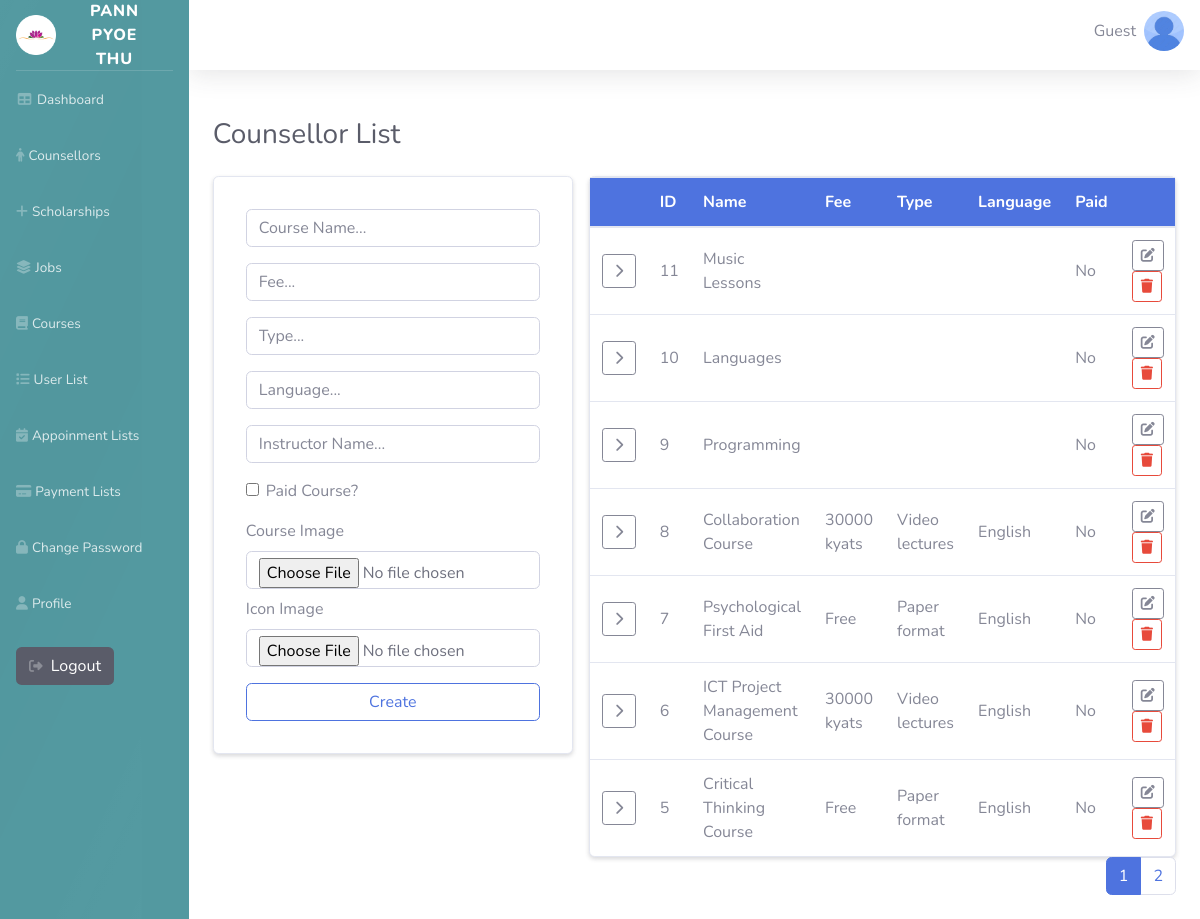
/Admin/Courses/list.php, run on the app's committed database.
### tables this page shows
CREATE TABLE `course_tbl` (
  `course_id` int(11) NOT NULL,
  `course_name` varchar(255) NOT NULL,
  `fee` varchar(50) DEFAULT NULL,
  `type` varchar(100) DEFAULT NULL,
  `language` varchar(20) DEFAULT NULL,
  `paid_status` tinyint(1) NOT NULL,
  `instructor_name` varchar(255) DEFAULT NULL,
  `image_url` varchar(255) DEFAULT NULL,
  `icon_url` varchar(255) DEFAULT NULL,
  `is_popular` tinyint(1) DEFAULT 0,
  `is_upcoming` tinyint(1) DEFAULT 0,
  `most_popular` tinyint(1) DEFAULT 0
);

### Admin/Courses/list.php (the view, shortened to what this page needs)
<?php
    include '../database/db_connection.php';
    $limit  = 7;
    $page   = isset($_GET['page']) ? max(1, (int) $_GET['page']) : 1;
    $offset = ($page - 1) * $limit;
    $totalCountStmt = $pdo->query("SELECT COUNT(*) FROM Course_tbl");
    $totalCourses   = $totalCountStmt->fetchColumn();
    $totalPages     = ceil($totalCourses / $limit);
    $stmt = $pdo->prepare("SELECT * FROM Course_tbl ORDER BY course_id DESC LIMIT ? OFFSET ?");
    $stmt->bindValue(1, $limit, PDO::PARAM_INT);
    $stmt->bindValue(2, $offset, PDO::PARAM_INT);
    $stmt->execute();
    $courses = $stmt->fetchAll(PDO::FETCH_ASSOC);
?>
                 <div class="container-fluid py-4">
                    <div class="d-sm-flex align-items-center justify-content-between mb-4">
                        <h1 class="h3 mb-0 text-gray-800">Counsellor List</h1>
                    </div>
                     <div class="no-wrap-row">
        <div class="form-col">
                         <div class="card form-card shadow-sm">
            <div class="card-body p-3">
                                             <form action="" method="post" enctype="multipart/form-data" class="p-3 rounded">
                                               <div class="mb-3">
                  <input type="text" name="course_name" class="form-control" placeholder="Course Name..." required>
                </div>
                <div class="mb-3">
                  <input type="text" name="fee" class="form-control" placeholder="Fee...">
                </div>
                <div class="mb-3">
                  <input type="text" name="type" class="form-control" placeholder="Type...">
                </div>
                <div class="mb-3">
                  <input type="text" name="language" class="form-control" placeholder="Language...">
                </div>
                <div class="mb-3">
                  <input type="text" name="instructor_name" class="form-control" placeholder="Instructor Name...">
                </div>
                <div class="form-check mb-3">
                  <input type="checkbox" name="paid_status" id="paid_status" class="form-check-input">
                  <label for="paid_status" class="form-check-label">Paid Course?</label>
                </div>
                <div class="mb-2">
                  <label class="form-label">Course Image</label>
                  <input type="file" name="image_url" accept="image/*" class="form-control">
                </div>
                <div class="mb-3">
                  <label class="form-label">Icon Image</label>
                  <input type="file" name="icon" accept="image/*" class="form-control">
                </div>
                <button type="submit" name="create" class="btn btn-outline-primary w-100">Create</button>
              </form>
</div>
          </div>
        </div>
        <div class="table-col">
          <div class="card shadow-sm">
            <div class="card-body p-0">
              <div class="table-responsive">
                <table class="table table-hover mb-0">
                  <thead class="bg-primary text-white">
                                        <tr>
                                        <th></th>
                                        <th>ID</th>
                                        <th>Name</th>
                                        <th>Fee</th>
                                        <th>Type</th>
                                        <th>Language</th>
                                        <th>Paid</th>
                                        <th></th>
                                    </tr>
                                </thead>
                                <tbody>
                <?php if (! $courses): ?>
                    <tr><td colspan="11" class="text-center">No courses found.</td></tr>
                <?php else: ?>
<?php foreach ($courses as $course): ?>
                <tr class="main-row" data-course-id="<?php echo htmlspecialchars($course['course_id']) ?>">
                    <td class="text-center align-middle">
                        <button type="button" class="btn btn-sm btn-outline-secondary toggle-btn" aria-expanded="false" title="Show details">
                            <i class="fa-solid fa-chevron-right"></i>
                        </button>
                    </td>
                    <td class="align-middle"><?php echo htmlspecialchars($course['course_id']) ?></td>
                    <td class="align-middle"><?php echo htmlspecialchars($course['course_name']) ?></td>
                    <td class="align-middle"><?php echo htmlspecialchars($course['fee']) ?></td>
                    <td class="align-middle"><?php echo htmlspecialchars($course['type']) ?></td>
                    <td class="align-middle"><?php echo htmlspecialchars($course['language']) ?></td>
                    <td class="align-middle"><?php echo $course['paid_status'] ? 'Yes' : 'No' ?></td>
                    <td class="align-middle">
                        <a href="edit.php?course_id=<?php echo $course['course_id'] ?>" class="btn btn-sm btn-outline-secondary">
                            <i class="fa-solid fa-pen-to-square"></i>
                        </a>
                        <button type="button" onclick="deleteCourse(<?php echo $course['course_id'] ?>)" class="btn btn-sm btn-outline-danger">
                            <i class="fa-solid fa-trash"></i>
                        </button>
                    </td>
                </tr>
            <?php endforeach; ?>
<?php endif; ?>
    </tbody>
</table>
</div>
            </div>
          </div>
        </div>
      </div>
                <nav>
                  <ul class="pagination justify-content-end mb-0">
                    <?php for ($p = 1; $p <= $totalPages; $p++): ?>
                      <li class="page-item <?= $p === $page ? 'active' : '' ?>">
                        <a class="page-link" href="?page=<?= $p ?>"><?= $p ?></a>
                      </li>
                    <?php endfor; ?>
                  </ul>
                </nav>
    </div>
<?php
    require '../layouts/master.php';
?>

### Admin/Courses/list.php (style rules this page uses)
.no-wrap-row { display:flex; flex-wrap:nowrap; gap:1rem; align-items:flex-start; }
.form-col { flex:0 0 360px; max-width:440px; min-width:260px; }
.table-col { flex:1 1 0; min-width:0; }
.table-col .table-responsive { overflow-x:auto; }
.card.form-card { height:100%; }
.table thead th { white-space:nowrap; }
.toggle-btn { width: 34px; height: 34px; padding: 6px; }

### data on the page
course_tbl: course_id "11", course_name "Music Lessons", paid_status "No"
course_tbl: course_id "10", course_name "Languages", paid_status "No"
course_tbl: course_id "9", course_name "Programming", paid_status "No"
course_tbl: course_id "8", course_name "Collaboration Course", fee "30000 kyats", type "Video lectures", language "English", paid_status "No"
course_tbl: course_id "7", course_name "Psychological First Aid", fee "Free", type "Paper format", language "English", paid_status "No"
course_tbl: course_id "6", course_name "ICT Project Management Course", fee "30000 kyats", type "Video lectures", language "English", paid_status "No"
course_tbl: course_id "5", course_name "Critical Thinking Course", fee "Free", type "Paper format", language "English", paid_status "No"
